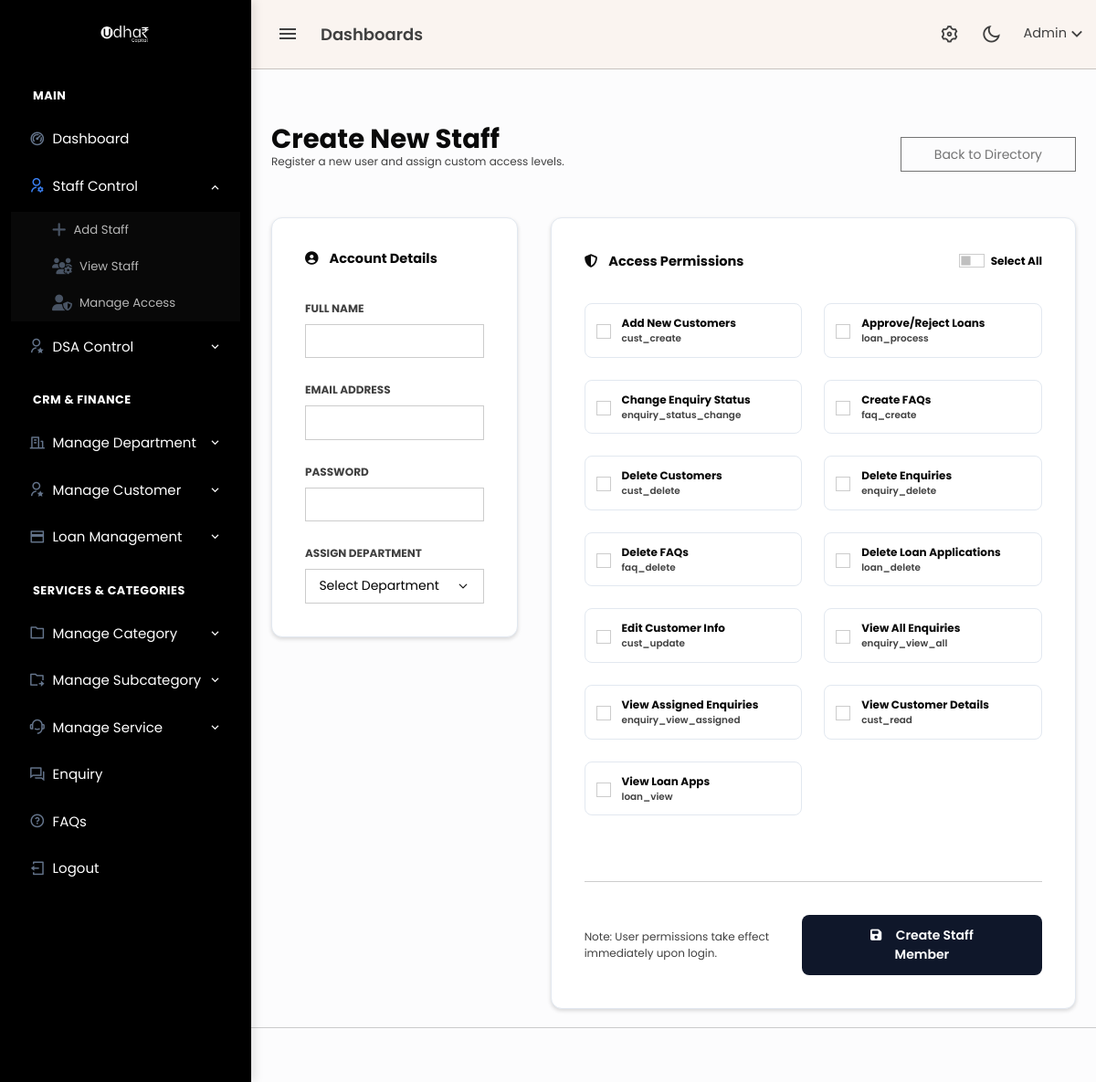
/admin/staff_add.php (signed in), run on an earlier commit of the app's database.
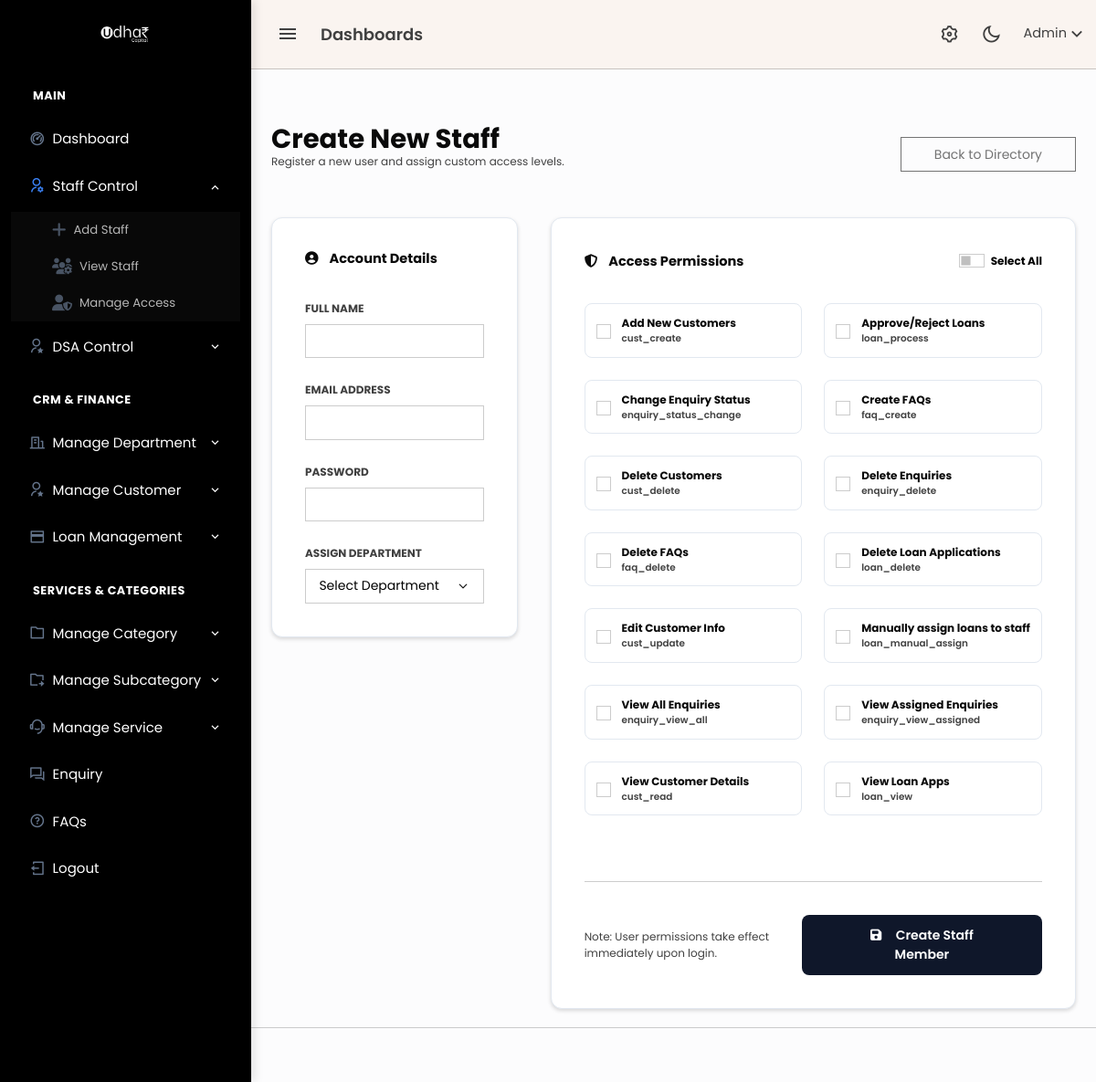
And on a later commit of the database.
### tables this page shows
CREATE TABLE `permissions` (
  `id` int(11) NOT NULL,
  `perm_key` varchar(50) NOT NULL,
  `description` varchar(255) DEFAULT NULL
);

### admin/staff_add.php (the view, shortened to what the changed rows need)
<?php
include 'header.php';
$isEdit = false;
$current_perms = [];
$perms = mysqli_query($conn, "SELECT id, perm_key, description FROM permissions ORDER BY description ASC");
?>
<div class="content-page">
    <div class="content">
        <div class="container-fluid pt-4">
            <div class="d-flex justify-content-between align-items-center mb-4">
                <div>
                    <h2 class="fw-bold text-dark mb-0"><?= $isEdit ? 'Update Staff Member' : 'Create New Staff' ?></h2>
                </div>
            </div>
            <form action="db/insert/staff_handler.php" method="POST">
                <div class="row g-4">
                    <div class="col-lg-8">
                        <div class="card card-modern p-4 shadow-sm">
                            <div class="row g-3">
                                <?php while($p = mysqli_fetch_assoc($perms)): ?>
                                <div class="col-md-6">
                                    <label class="perm-card">
                                        <input type="checkbox" name="perms[]" value="<?= $p['id'] ?>"
                                               class="form-check-input perm-check"
                                               <?= (in_array($p['id'], $current_perms)) ? 'checked' : '' ?>>
                                        <div>
                                            <div class="small fw-bold text-dark perm-title"><?= $p['description'] ?></div>
                                            <div style="font-size: 0.65rem;" class="text-muted"><?= $p['perm_key'] ?></div>
                                        </div>
                                    </label>
                                </div>
                                <?php endwhile; ?>
                            </div>
                        </div>
                    </div>
                </div>
            </form>
        </div>
    </div>
</div>
<?php include 'footer.php'; ?>

What changed in the data, as far as the page shows it:
added permissions: description "Manually assign loans to staff", perm_key "loan_manual_assign"
